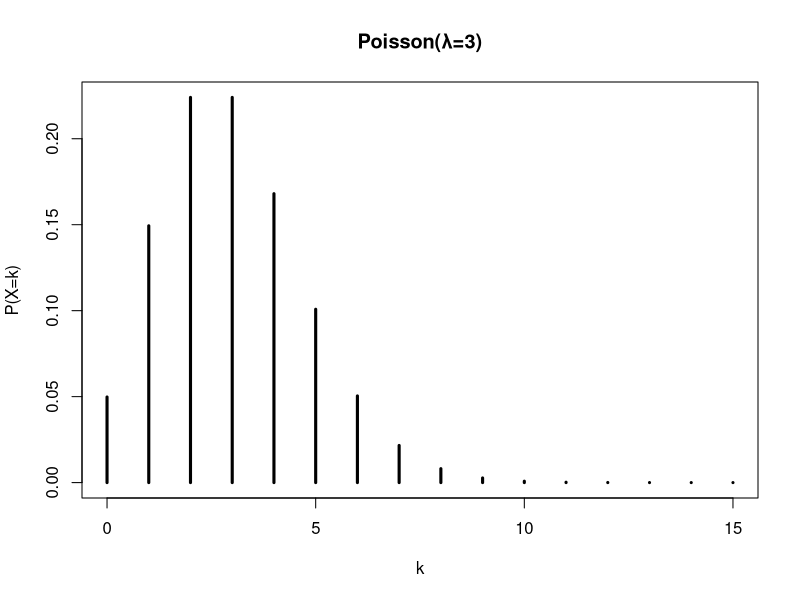
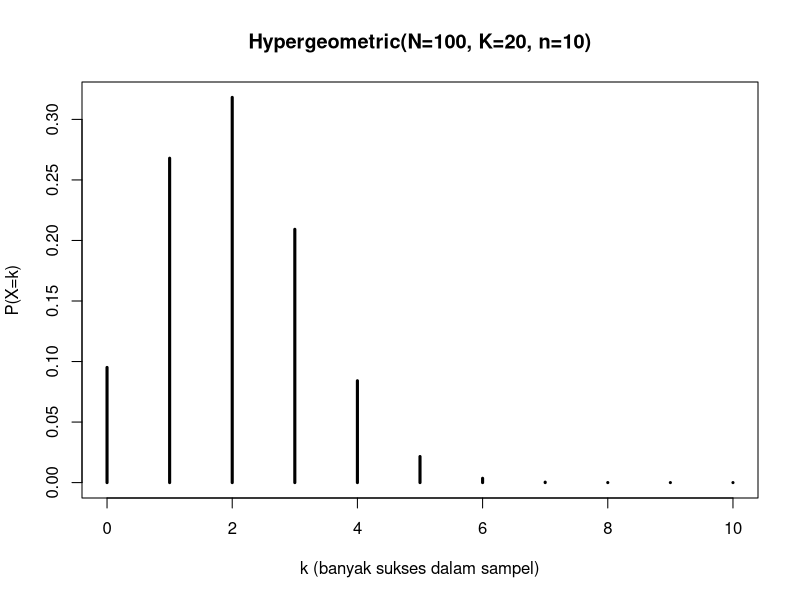
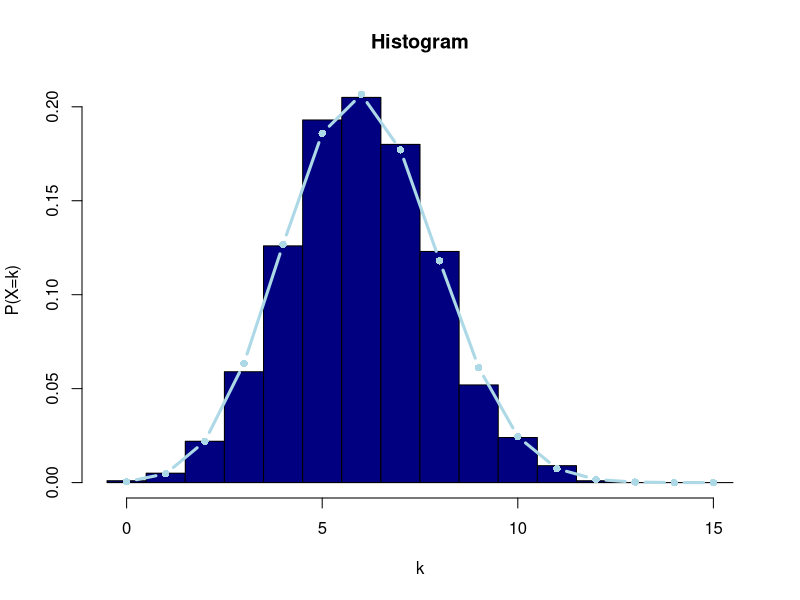

Write R code to recreate these figures, in order.
#TUGAS 4#
#Komputasi Statistika#
#Nama : Fanny Az-Zahra Bahruliana
#NIM : 3338250030
#Kelas :3B

#1 POISSON
lambda <- 3
x <- 0:15
peluang <- 1 - ppois(4, lambda)
peluang
pmf <- dpois(x, lambda)
pmf
plot(x, pmf, type='h', lwd=3, main='Poisson(λ=3)', xlab='k', ylab='P(X=k)')


#2 HYPERGEOMETRIK
N <- 100 # total bola
K <- 20 # jumlah bola merah
n <- 10 # jumlah bola diambil
k <- 0:n #jumlah bola merah yg mungkin terambil
pmf <- dhyper(k, m = K, n = N - K, k = n)
data.frame(k = k, P = pmf)
plot(k, pmf, type = "h", lwd = 3,
     main = paste0("Hypergeometric(N=",N,", K=",K,", n=",n,")"),
     xlab = "k (banyak sukses dalam sampel)", ylab = "P(X=k)")


#3 BINOMIAL
set.seed(123)
n <- 15
p <- 0.4
simulasi <- rbinom(1000, size=n, prob=p)
hist(simulasi, breaks=seq(-0.5, n + 0.5, by=1), prob=1, 
     main="Histogram", xlab="k", ylab="P(X=k)",col="navy")
x <- 0:n
pmf <- dbinom(x, size = n, prob=p)
lines(x,pmf,type="b",pch=16, col="lightblue", lwd=3)
